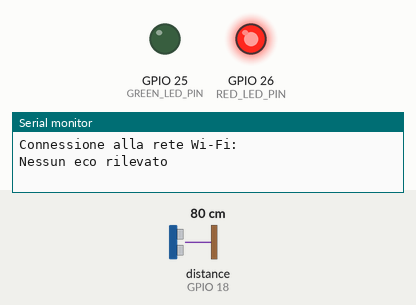
Bench run of a program on a simulated ESP32. On the bench: output pins drawn as LEDs (lit = HIGH), the last lines printed to the serial monitor. Wiring (inferred from the names in the program): ultrasonic range finder: trigger GPIO 5; echo GPIO 18. The inputs (shaded band) are chosen by the test bench; at power-on: distance to the obstacle (sensor on GPIO 18) 80 cm. The echo pulse lasts 58.3 µs per cm; WiFi joins after 1.5 s; servers stay silent unless stated; random numbers use the default seed unless the program sets one; no MQTT or app messages arrive unless stated; pins used as bus, display or sensor lines are not drawn.

Above: at 0.1 s.
At 2.8 s:
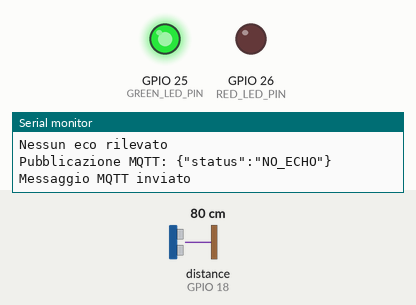
2.9 s: distance to the obstacle (sensor on GPIO 18) set to 2 cm
Timing chart, 0 to 5.9 s (numbered marks = the images above; inputs shaded):
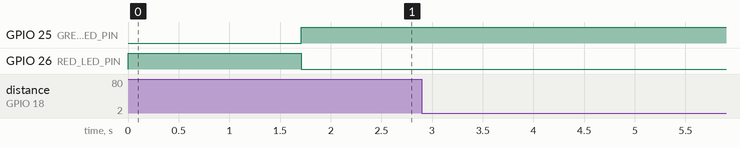

The program:

main.cpp
```cpp
#include <Arduino.h>
#include <freertos/FreeRTOS.h>
#include <freertos/queue.h>
#include <freertos/task.h>

#include "config.h"
#include "devices/Sonar.h"
#include "tasks/WaterLevelTask.h"
#include "tasks/CommunicationTask.h"
#include "data/WaterLevelData.h"
#include "devices/Led.h"

Sonar sonar(
    SONAR_TRIG_PIN,
    SONAR_ECHO_PIN,
    SONAR_TIMEOUT_US
);

WaterLevelTaskParams waterLevelTaskParams;
TaskHandle_t waterLevelTaskHandle;

CommunicationTaskParams communicationTaskParams;
TaskHandle_t communicationTaskHandle;

QueueHandle_t waterLevelQueue = nullptr;

Light* greenLed = nullptr;
Light* redLed = nullptr;

static void haltCurrentTask(const char* message) {
    Serial.println(message);
    vTaskSuspend(nullptr);
}

void setup() {
    Serial.begin(SERIAL_BAUD_RATE);

    greenLed = new Led(GREEN_LED_PIN);
    redLed = new Led(RED_LED_PIN);

    greenLed->switchOff();
    redLed->switchOn();

    waterLevelQueue = xQueueCreate(
        1,
        sizeof(WaterLevelData)
    );

    if (waterLevelQueue == nullptr) {
        haltCurrentTask("Errore durante la creazione della queue");
    }

    /* Configurazione task di misurazione */

    waterLevelTaskParams.sensor = &sonar;
    waterLevelTaskParams.tankHeightM = TANK_HEIGHT_M;
    waterLevelTaskParams.measurementPeriodMs = WATER_LEVEL_TASK_PERIOD_MS;
    waterLevelTaskParams.measurementQueue = waterLevelQueue;

    BaseType_t waterLevelTaskResult = xTaskCreatePinnedToCore(
        waterLevelTask,
        "WaterLevelTask",
        10000,
        &waterLevelTaskParams,
        1,
        &waterLevelTaskHandle,
        0
    );

    if (waterLevelTaskResult != pdPASS) {
        haltCurrentTask("Errore: WaterLevelTask non creato");
    }

    /* Configurazione task di comunicazione */

    communicationTaskParams.ssid = WIFI_SSID;
    communicationTaskParams.password = WIFI_PASSWORD;
    communicationTaskParams.wifiRetryDelayMs = WIFI_RETRY_DELAY_MS;

    communicationTaskParams.mqttBroker = MQTT_BROKER;
    communicationTaskParams.mqttPort = MQTT_PORT;
    communicationTaskParams.mqttClientIdPrefix = MQTT_CLIENT_ID_PREFIX;
    communicationTaskParams.mqttDataTopic = MQTT_DATA_TOPIC;
    communicationTaskParams.mqttRetryDelayMs = MQTT_RETRY_DELAY_MS;

    communicationTaskParams.taskPeriodMs = COMMUNICATION_TASK_PERIOD_MS;
    communicationTaskParams.measurementQueue = waterLevelQueue;
    communicationTaskParams.greenLed = greenLed;
    communicationTaskParams.redLed = redLed;

    BaseType_t communicationTaskResult = xTaskCreatePinnedToCore(
        communicationTask,
        "CommunicationTask",
        10000,
        &communicationTaskParams,
        1,
        &communicationTaskHandle,
        1
    );

    if (communicationTaskResult != pdPASS) {
        haltCurrentTask("Errore: CommunicationTask non creato");
    }
}

void loop() {
    vTaskSuspend(nullptr);
}
```

WaterLevelData.h
```cpp
#ifndef WATER_LEVEL_DATA_H
#define WATER_LEVEL_DATA_H

struct WaterLevelData {

    bool measurementValid;

    float distanceM;
    float waterLevelM;
    float waterPercentage;
};

#endif
```

DistanceSensor.h
```cpp
#ifndef DISTANCE_SENSOR_H
#define DISTANCE_SENSOR_H

class DistanceSensor {

public:
    virtual float getDistance() = 0;
};

#endif
```

Led.cpp
```cpp
#include "Led.h"
#include <Arduino.h>

Led::Led(int pin) : pin(pin) {
    pinMode(this->pin, OUTPUT);
    switchOff();
}

void Led::switchOn() {
    digitalWrite(pin, HIGH);
}

void Led::switchOff() {
    digitalWrite(pin, LOW);
}
```

Led.h
```cpp
#ifndef LED_H
#define LED_H

#include "Light.h"

class Led : public Light {

public:
    Led(int pin);
    void switchOn() override;
    void switchOff() override;

private:
    int pin;
};

#endif
```

Light.h
```cpp
#ifndef LIGHT_H
#define LIGHT_H

class Light {

public:
    virtual void switchOn() = 0;
    virtual void switchOff() = 0;
};

#endif
```

Sonar.cpp
```cpp
#include "Sonar.h"
#include <Arduino.h>
#include "config.h"

const float SOUND_SPEED = 331.45f + 0.62f * DEFAULT_AIR_TEMPERATURE_C;

Sonar::Sonar(int trigPin, int echoPin, unsigned long timeout)
    : trigPin(trigPin), echoPin(echoPin), timeout(timeout) {

    pinMode(this->trigPin, OUTPUT);
    pinMode(this->echoPin, INPUT);

    digitalWrite(this->trigPin, LOW);
}

float Sonar::getDistance() {

    digitalWrite(trigPin, LOW);
    delayMicroseconds(3);

    digitalWrite(trigPin, HIGH);
    delayMicroseconds(10);

    digitalWrite(trigPin, LOW);

    unsigned long echoTime = pulseIn(echoPin, HIGH, timeout); //Durata dell'eco in microsecondi; 0 se la lettura va in timeout

    if (echoTime == 0) {
        return NO_ECHO_DETECTED;
    }

    float travelTime = echoTime / 1000000.0f;

    float distance = travelTime * SOUND_SPEED / 2.0f;

    return distance;
}
```

Sonar.h
```cpp
#ifndef SONAR_H
#define SONAR_H

#include "DistanceSensor.h"

#define NO_ECHO_DETECTED -1.0f

class Sonar : public DistanceSensor {

public:
    Sonar(int trigPin, int echoPin, unsigned long timeout);
    float getDistance() override;

private:
    int trigPin;
    int echoPin;
    unsigned long timeout;
};

#endif
```

CommunicationTask.cpp
```cpp
#include <Arduino.h>
#include <WiFi.h>
#include <PubSubClient.h>

#include "CommunicationTask.h"
#include "data/WaterLevelData.h"

WiFiClient wifiClient;
PubSubClient mqttClient(wifiClient);

enum CommunicationState {
    WIFI_CONNECTING,
    MQTT_CONNECTING,
    WAITING_FIRST_PUBLISH,
    COMMUNICATION_OK
};

static void updateLeds(
    CommunicationTaskParams* params,
    CommunicationState state
) {
    if (state == COMMUNICATION_OK) {
        params->redLed->switchOff();
        params->greenLed->switchOn();
    } else {
        params->greenLed->switchOff();
        params->redLed->switchOn();
    }
}

static void setCommunicationState(
    CommunicationTaskParams* params,
    CommunicationState& currentState,
    CommunicationState newState
) {
    if (currentState == newState) {
        return;
    }

    currentState = newState;
    updateLeds(params, currentState);
}

static void startWiFiConnection(CommunicationTaskParams* params) {
    Serial.print("Connessione alla rete Wi-Fi: ");
    Serial.println(params->ssid);

    WiFi.mode(WIFI_STA);
    WiFi.setAutoReconnect(true);
    WiFi.begin(params->ssid, params->password);
}

static bool tryConnectMqtt(CommunicationTaskParams* params) {
    Serial.print("Connessione al broker MQTT... ");

    String clientId =
        String(params->mqttClientIdPrefix) +
        String(random(0xffff), HEX);

    if (mqttClient.connect(clientId.c_str())) {
        Serial.println("connesso");
        return true;
    }

    Serial.print("fallita, stato: ");
    Serial.println(mqttClient.state());
    return false;
}

static bool publishMeasurement(
    CommunicationTaskParams* params,
    const WaterLevelData& measurement
) {
    char payload[128];

    if (measurement.measurementValid) {
        snprintf(
            payload,
            sizeof(payload),
            "{\"status\":\"OK\",\"levelM\":%.3f,\"percentage\":%.1f}",
            measurement.waterLevelM,
            measurement.waterPercentage
        );
    } else {
        snprintf(
            payload,
            sizeof(payload),
            "{\"status\":\"NO_ECHO\"}"
        );
    }

    Serial.print("Pubblicazione MQTT: ");
    Serial.println(payload);

    const bool published = mqttClient.publish(
        params->mqttDataTopic,
        payload
    );

    if (published) {
        Serial.println("Messaggio MQTT inviato");
    } else {
        Serial.println("Errore durante la pubblicazione MQTT");
    }

    return published;
}

void communicationTask(void* parameter) {
    CommunicationTaskParams* params =
        static_cast<CommunicationTaskParams*>(parameter);

    randomSeed(micros());

    mqttClient.setServer(
        params->mqttBroker,
        params->mqttPort
    );

    CommunicationState state = WIFI_CONNECTING;
    updateLeds(params, state);

    startWiFiConnection(params);

    unsigned long lastWiFiStatusLogMs = 0;
    unsigned long lastMqttAttemptMs = 0;

    TickType_t lastWakeTime = xTaskGetTickCount();
    const TickType_t taskPeriod =
        pdMS_TO_TICKS(params->taskPeriodMs);

    for (;;) {
        const unsigned long now = millis();

        switch (state) {

            case WIFI_CONNECTING: {
                if (WiFi.status() == WL_CONNECTED) {
                    Serial.println();
                    Serial.println("Wi-Fi connesso");
                    Serial.print("Indirizzo IP: ");
                    Serial.println(WiFi.localIP());

                    lastMqttAttemptMs = 0;
                    setCommunicationState(
                        params,
                        state,
                        MQTT_CONNECTING
                    );

                } else if (
                    now - lastWiFiStatusLogMs >=
                    params->wifiRetryDelayMs
                ) {
                    Serial.println("In attesa della connessione Wi-Fi...");
                    lastWiFiStatusLogMs = now;
                }

                break;
            }

            case MQTT_CONNECTING: {
                if (WiFi.status() != WL_CONNECTED) {
                    Serial.println("Connessione Wi-Fi persa");
                    startWiFiConnection(params);
                    lastWiFiStatusLogMs = now;

                    setCommunicationState(
                        params,
                        state,
                        WIFI_CONNECTING
                    );
                    break;
                }

                if (mqttClient.connected()) {
                    setCommunicationState(
                        params,
                        state,
                        WAITING_FIRST_PUBLISH
                    );
                    break;
                }

                if (
                    lastMqttAttemptMs == 0 ||
                    now - lastMqttAttemptMs >=
                        params->mqttRetryDelayMs
                ) {

                    if (tryConnectMqtt(params)) {
                        setCommunicationState(
                            params,
                            state,
                            WAITING_FIRST_PUBLISH
                        );
                    }
                    lastMqttAttemptMs = now;
                }

                break;
            }

            case WAITING_FIRST_PUBLISH:
            case COMMUNICATION_OK: {
                if (WiFi.status() != WL_CONNECTED) {
                    Serial.println("Connessione Wi-Fi persa");
                    mqttClient.disconnect();
                    startWiFiConnection(params);
                    lastWiFiStatusLogMs = now;

                    setCommunicationState(
                        params,
                        state,
                        WIFI_CONNECTING
                    );
                    break;
                }

                if (!mqttClient.connected()) {
                    Serial.println("Connessione MQTT persa");
                    lastMqttAttemptMs = 0;

                    setCommunicationState(
                        params,
                        state,
                        MQTT_CONNECTING
                    );
                    break;
                }

                if (!mqttClient.loop()) {
                    Serial.println("Errore nella gestione della connessione MQTT");
                    mqttClient.disconnect();
                    lastMqttAttemptMs = 0;

                    setCommunicationState(
                        params,
                        state,
                        MQTT_CONNECTING
                    );
                    break;
                }

                WaterLevelData receivedMeasurement;

                if (
                    xQueueReceive(
                        params->measurementQueue,
                        &receivedMeasurement,
                        0
                    ) == pdTRUE
                ) {
                    if (
                        publishMeasurement(
                            params,
                            receivedMeasurement
                        )
                    ) {
                        setCommunicationState(
                            params,
                            state,
                            COMMUNICATION_OK
                        );
                    } else {
                        mqttClient.disconnect();
                        lastMqttAttemptMs = 0;

                        setCommunicationState(
                            params,
                            state,
                            MQTT_CONNECTING
                        );
                    }
                }

                break;
            }
        }

        vTaskDelayUntil(
            &lastWakeTime,
            taskPeriod
        );
    }
}
```

CommunicationTask.h
```cpp
/**
 * @file CommunicationTask.h
 * @brief Parameters and entry point of the communication task.
 */

#ifndef COMMUNICATION_TASK_H
#define COMMUNICATION_TASK_H

#include <freertos/FreeRTOS.h>
#include <freertos/queue.h>

#include "devices/Light.h"

/**
 * @brief Configuration and shared resources used by the communication task.
 */
struct CommunicationTaskParams {

    /* Wi-Fi */

    /** @brief SSID of the Wi-Fi network. */
    const char* ssid;

    /** @brief Password of the Wi-Fi network. */
    const char* password;

    /**
     * @brief Interval between Wi-Fi status messages, in milliseconds.
     *
     * Used while waiting for the Wi-Fi connection to be established.
     */
    unsigned long wifiRetryDelayMs;


    /* MQTT */

    /** @brief Hostname or IP address of the MQTT broker. */
    const char* mqttBroker;

    /** @brief TCP port used to connect to the MQTT broker. */
    int mqttPort;

    /**
     * @brief Prefix used to generate the MQTT client identifier.
     *
     * A random hexadecimal suffix is appended during connection attempts.
     */
    const char* mqttClientIdPrefix;

    /** @brief MQTT topic used to publish measurements and sensor status. */
    const char* mqttDataTopic;

    /** @brief Interval between MQTT connection attempts, in milliseconds. */
    unsigned long mqttRetryDelayMs;


    /* COMMUNICATION STATUS LEDS */

    /** @brief Green LED indicating successful MQTT publication. */
    Light* greenLed;

    /** @brief Red LED indicating that communication is not ready or has failed. */
    Light* redLed;


    /* TASK PERIOD */

    /** @brief Communication task period, in milliseconds. */
    unsigned long taskPeriodMs;


    /* MEASUREMENT QUEUE */

    /**
     * @brief Queue used to receive WaterLevelData from the measurement task.
     *
     * Provides the latest measurement available for publication.
     */
    QueueHandle_t measurementQueue;
};

/**
 * @brief FreeRTOS task that manages communication with the CUS through MQTT.
 *
 * Uses a finite state machine to manage Wi-Fi and MQTT connections,
 * publish queued measurements and update the communication status LEDs.
 *
 * @param parameter Pointer to a CommunicationTaskParams structure.
 *
 * @note The parameters and the referenced resources must remain valid
 *       for the entire lifetime of the task.
 */
void communicationTask(void* parameter);


#endif
```

WaterLevelTask.cpp
```cpp
#include <Arduino.h>

#include "WaterLevelTask.h"
#include "data/WaterLevelData.h"

void waterLevelTask(void* parameter) {
    WaterLevelTaskParams* params = static_cast<WaterLevelTaskParams*>(parameter);
    TickType_t lastWakeTime = xTaskGetTickCount();
    const TickType_t taskPeriod = pdMS_TO_TICKS(params->measurementPeriodMs);

    for (;;) {
        float distance = params->sensor->getDistance();

        WaterLevelData measurement;

        measurement.measurementValid =
            distance >= 0.0f &&
            distance <= params->tankHeightM;

        measurement.distanceM = distance;
        measurement.waterLevelM = 0.0f;
        measurement.waterPercentage = 0.0f;

        if (!measurement.measurementValid) {
            Serial.println("Nessun eco rilevato");

        } else {
            float waterLevel = params->tankHeightM - distance;

            // if (waterLevel > params->tankHeightM) {
            //     waterLevel = params->tankHeightM;
            // }

            float waterPercentage = (waterLevel / params->tankHeightM) * 100.0f;

            measurement.waterLevelM = waterLevel;
            measurement.waterPercentage = waterPercentage;

            Serial.print("Distanza dalla superficie: ");
            Serial.print(distance);
            Serial.println(" m");

            Serial.print("Livello dell'acqua: ");
            Serial.print(waterLevel);
            Serial.print(" m - ");
            Serial.print(waterPercentage);
            Serial.println("%");
        }

        xQueueOverwrite(params->measurementQueue, &measurement);
        vTaskDelayUntil(&lastWakeTime, taskPeriod);
    }
}
```

WaterLevelTask.h
```cpp
/**
 * @file WaterLevelTask.h
 * @brief Parameters and entry point of the water level measurement task.
 */

#ifndef WATER_LEVEL_TASK_H
#define WATER_LEVEL_TASK_H

#include <freertos/FreeRTOS.h>
#include <freertos/queue.h>

#include "devices/DistanceSensor.h"

/**
 * @brief Configuration and shared resources used by the water level task.
 */
struct WaterLevelTaskParams {

    /** @brief Pointer to the sensor used to measure the distance. */
    DistanceSensor* sensor;

    /**
     * @brief Distance between the sensor and the tank bottom, in metres.
     *
     * The sensor plane represents the 100% water level.
     */
    float tankHeightM;

    /** @brief Measurement task period, in milliseconds. */
    unsigned long measurementPeriodMs;

    /**
     * @brief Queue used to send measurements to the communication task.
     *
     * Must hold one WaterLevelData element and support overwriting
     * the previous measurement with the latest one.
     */
    QueueHandle_t measurementQueue;
};

/**
 * @brief FreeRTOS task that periodically measures the water level.
 *
 * Reads the distance sensor, checks measurement validity and sends
 * the resulting data to the communication task through the queue.
 *
 * @param parameter Pointer to a WaterLevelTaskParams structure.
 *
 * @note The parameters and the referenced resources must remain valid
 *       for the entire lifetime of the task.
 */
void waterLevelTask(void* parameter);

#endif
```

Source omitted: config.h (2567 bytes)
